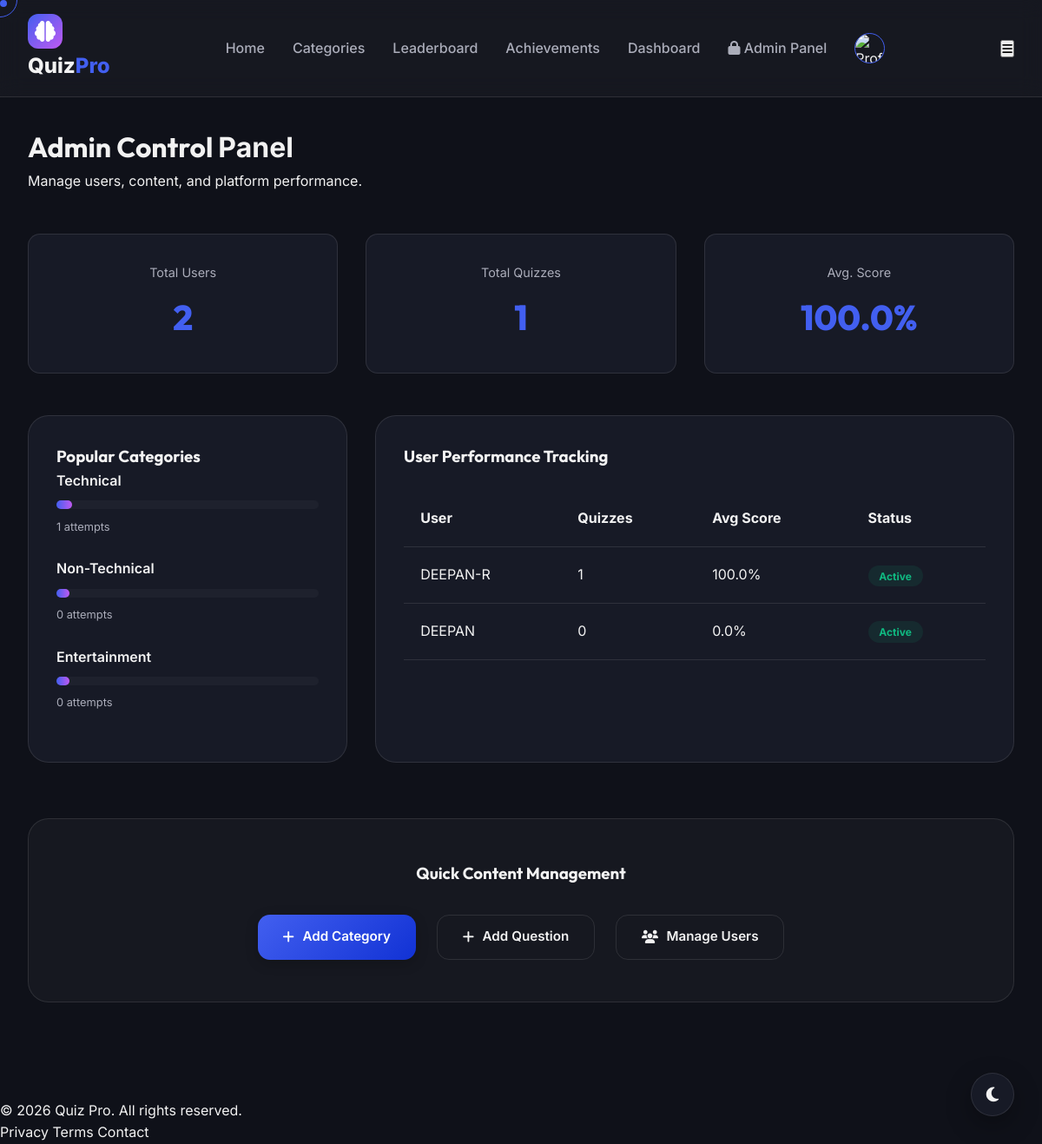
Screenshot of /admin-panel/ (signed in) with the database file from the repository.
### quizzes/models.py (models this page shows, shortened)
class Category(models.Model):
    CATEGORY_TYPES = (
        ('technical', 'Technical'),
        ('non-technical', 'Non-Technical'),
        ('entertainment', 'Entertainment'),
    )
    name_en = models.CharField(max_length=100)
    name_ta = models.CharField(max_length=100)
    description = models.TextField(blank=True)
    category_type = models.CharField(max_length=20, choices=CATEGORY_TYPES, default='technical')
    icon = models.ImageField(upload_to='categories/', null=True, blank=True)
    created_at = models.DateTimeField(auto_now_add=True)
    class Meta:
        verbose_name_plural = "Categories"

### users/models.py (models this page shows, shortened)
class User(AbstractUser):
    ROLE_CHOICES = (
        ('admin', 'Admin'),
        ('user', 'User'),
    )
    role = models.CharField(max_length=10, choices=ROLE_CHOICES, default='user')
    email_verified = models.BooleanField(default=False)
    is_2fa_enabled = models.BooleanField(default=False)
    failed_login_attempts = models.IntegerField(default=0)
    last_login_attempt = models.DateTimeField(null=True, blank=True)
    is_locked = models.BooleanField(default=False)

### core/views.py (the view)
# urls.py: path('admin-panel/', views.admin_dashboard, name='admin_dashboard'),
@staff_member_required
def admin_dashboard(request):
    total_users = User.objects.count()
    total_quizzes = QuizResult.objects.count()
    avg_score = QuizResult.objects.aggregate(Avg('score'))['score__avg'] or 0
    most_attempted = Category.objects.annotate(attempts=Count('quizresult')).order_by('-attempts')[:5]
    users_performance = User.objects.annotate(
        avg_user_score=Avg('quiz_results__score'),
        total_quizzes=Count('quiz_results')
    ).order_by('-avg_user_score')
    return render(request, 'core/admin_dashboard.html', {
        'total_users': total_users,
        'total_quizzes': total_quizzes,
        'avg_score': avg_score,
        'most_attempted': most_attempted,
        'users_performance': users_performance,
    })

### templates/core/admin_dashboard.html (shortened to what this page needs)
{% extends 'base.html' %}
{% load static %}
{% block content %}
<div class="admin-container">
    <div class="header-section">
        <h1>Admin Control <span>Panel</span></h1>
        <p>Manage users, content, and platform performance.</p>
    </div>
    <div class="benchmark-grid">
        <div class="bench-card">
            <span class="label">Total Users</span>
            <span class="value">{{ total_users }}</span>
        </div>
        <div class="bench-card">
            <span class="label">Total Quizzes</span>
            <span class="value">{{ total_quizzes }}</span>
        </div>
        <div class="bench-card">
            <span class="label">Avg. Score</span>
            <span class="value">{{ avg_score|floatformat:1 }}%</span>
        </div>
    </div>
    <div class="admin-grid">
        <div class="admin-card stats-main">
            <h3>Popular Categories</h3>
            <div class="category-stats">
                {% for cat in most_attempted %}
                <div class="stat-row">
                    <span class="cat-name">{{ cat.name_en }}</span>
                    <div class="progress-track">
                        <div class="progress-fill" style="width: {{ cat.attempts|add:5 }}%;"></div>
                    </div>
                    <span class="cat-value">{{ cat.attempts }} attempts</span>
                </div>
                {% endfor %}
            </div>
        </div>
        <div class="admin-card users-main">
            <h3>User Performance Tracking</h3>
            <div class="table-wrapper">
                <table>
                    <thead>
                        <tr>
                            <th>User</th>
                            <th>Quizzes</th>
                            <th>Avg Score</th>
                            <th>Status</th>
                        </tr>
                    </thead>
                    <tbody>
                        {% for u in users_performance %}
                        <tr>
                            <td>{{ u.username }}</td>
                            <td>{{ u.total_quizzes }}</td>
                            <td>{{ u.avg_user_score|default:0|floatformat:1 }}%</td>
                            <td>
                                {% if u.is_locked %}
                                <span class="status-pill locked">Locked</span>
                                {% else %}
                                <span class="status-pill active">Active</span>
                                {% endif %}
                            </td>
                        </tr>
                        {% endfor %}
                    </tbody>
                </table>
            </div>
        </div>
    </div>
    <div class="quick-actions">
        <h3>Quick Content Management</h3>
        <div class="action-btns">
            <a href="/admin/quizzes/category/add/" class="btn btn-primary"><i class="fas fa-plus"></i> Add Category</a>
            <a href="/admin/quizzes/question/add/" class="btn btn-outline"><i class="fas fa-plus"></i> Add Question</a>
            <a href="/admin/users/user/" class="btn btn-outline"><i class="fas fa-users"></i> Manage Users</a>
        </div>
    </div>
</div>
{% endblock %}

### static/css/style.css (style rules this page uses)
:root { --primary-h: 230; --primary-s: 85%; --primary-l: 60%; --primary: hsl(var(--primary-h), var(--primary-s), var(--primary-l)); --primary-dark: hsl(var(--primary-h), var(--primary-s), 45%); --primary-light: hsl(var(--primary-h), var(--primary-s), 75%); --accent: hsl(280, 85%, 65%); --bg-dark: hsl(230, 25%, 8%); --bg-card: hsl(230, 25%, 12%); --bg-card-hover: hsl(230, 25%, 16%); --text-main: hsl(0, 0%, 95%); --text-muted: hsl(230, 10%, 70%); --border: hsl(230, 20%, 20%); --glass: rgba(255, 255, 255, 0.03); --glass-border: rgba(255, 255, 255, 0.1); --shadow-sm: 0 2px 4px rgba(0, 0, 0, 0.1); --shadow-md: 0 4px 12px rgba(0, 0, 0, 0.2); --shadow-lg: 0 10px 30px rgba(0, 0, 0, 0.3); --radius-sm: 8px; --radius-md: 14px; --radius-lg: 24px; --transition: all 0.3s cubic-bezier(0.4, 0, 0.2, 1); }
* { margin: 0; padding: 0; box-sizing: border-box; font-family: 'Inter', sans-serif; }
body { background-color: var(--bg-dark); color: var(--text-main); line-height: 1.6; overflow-x: hidden; transition: var(--transition); }
h1, h2, h3, h4, h5, h6 { font-family: 'Outfit', sans-serif; font-weight: 700; }
a { text-decoration: none; color: inherit; transition: var(--transition); }
.btn { padding: 0.8rem 1.8rem; border-radius: var(--radius-md); font-weight: 600; cursor: pointer; border: none; display: inline-flex; align-items: center; gap: 0.6rem; font-size: 0.95rem; }
.btn-primary { background: linear-gradient(135deg, var(--primary), var(--primary-dark)); color: white; box-shadow: 0 4px 15px rgba(0, 0, 0, 0.2); }
.btn-outline { background: transparent; border: 1px solid var(--glass-border); color: var(--text-main); }
.btn, .card, .nav-link, .logo { position: relative; transition: var(--transition); }
body { cursor: none; }
a, button { cursor: none !important; }

### templates/core/admin_dashboard.html (style rules this page uses)
.admin-container { max-width: 1200px; margin: 0 auto; padding-bottom: 5rem; }
.header-section { margin-bottom: 3rem; }
.benchmark-grid { display: grid; grid-template-columns: repeat(3, 1fr); gap: 2rem; margin-bottom: 3rem; }
.bench-card { background: var(--bg-card); padding: 2rem; border-radius: var(--radius-md); border: 1px solid var(--glass-border); text-align: center; }
.bench-card .label { display: block; color: var(--text-muted); font-size: 0.9rem; margin-bottom: 0.5rem; }
.bench-card .value { font-size: 2.5rem; font-weight: 800; color: var(--primary); font-family: 'Outfit', sans-serif; }
.admin-grid { display: grid; grid-template-columns: 1fr 2fr; gap: 2rem; margin-bottom: 4rem; }
.admin-card { background: var(--bg-card); padding: 2rem; border-radius: var(--radius-lg); border: 1px solid var(--glass-border); }
.stat-row { margin-bottom: 1.5rem; }
.cat-name { display: block; margin-bottom: 0.6rem; font-weight: 600; }
.progress-track { height: 10px; background: var(--glass); border-radius: 5px; margin-bottom: 0.4rem; }
.progress-fill { height: 100%; background: linear-gradient(to right, var(--primary), var(--accent)); border-radius: 5px; }
.cat-value { font-size: 0.8rem; color: var(--text-muted); }
.table-wrapper { overflow-x: auto; }
table { width: 100%; border-collapse: collapse; margin-top: 1.5rem; }
th, td { padding: 1.2rem; text-align: left; border-bottom: 1px solid var(--glass-border); }
.status-pill { padding: 0.3rem 0.8rem; border-radius: 50px; font-size: 0.75rem; font-weight: 700; }
.status-pill.active { background: rgba(16, 185, 129, 0.1); color: #10b981; }
.quick-actions { background: var(--glass); padding: 3rem; border-radius: var(--radius-lg); text-align: center; border: 1px solid var(--glass-border); }
.action-btns { display: flex; justify-content: center; gap: 1.5rem; margin-top: 2rem; }

### rows the page displays
Category: name_en "Technical", attempts "1"
Category: name_en "Non-Technical", attempts "0"
Category: name_en "Entertainment", attempts "0"
User: username "DEEPAN-R", total_quizzes "1", avg_user_score "100.0", is_locked "Active"
User: username "DEEPAN", total_quizzes "0", avg_user_score "0.0", is_locked "Active"

### other values shown
{{ total_users }} "2"
{{ total_quizzes }} "1"
{{ avg_score|floatformat:1 }} "100.0"
